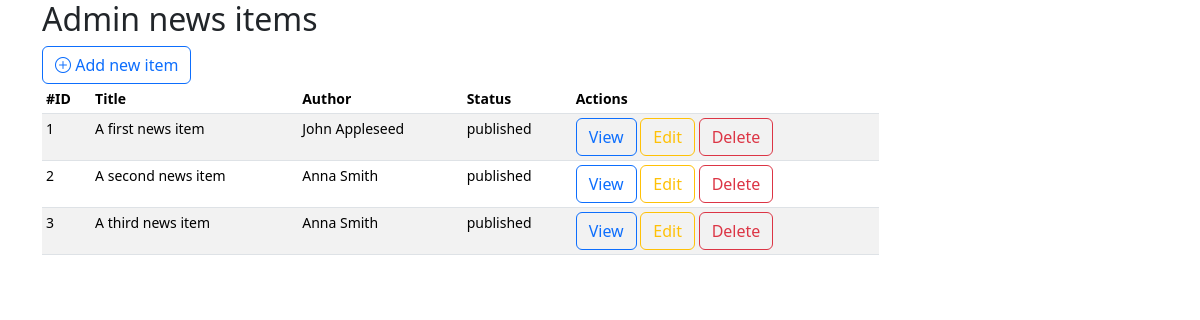
The page / on the database its author committed.
### tables this page shows
CREATE TABLE `newsitems` (
  `id` int unsigned NOT NULL AUTO_INCREMENT,
  `title` varchar(255) NOT NULL,
  `body` blob,
  `publication_date` datetime NOT NULL DEFAULT CURRENT_TIMESTAMP,
  `created_date` datetime NOT NULL DEFAULT CURRENT_TIMESTAMP,
  `update_date` datetime NOT NULL DEFAULT CURRENT_TIMESTAMP,
  `author_id` int DEFAULT NULL,
  `status` tinyint NOT NULL DEFAULT '1',
  PRIMARY KEY (`id`)
);

CREATE TABLE `authors` (
  `id` int unsigned NOT NULL AUTO_INCREMENT,
  `name` varchar(255) NOT NULL,
  PRIMARY KEY (`id`)
);

### db.inc.php (called while the page is built, shortened)
<?php
function connectToDB()
{
    $db_host = '127.0.0.1';
    $db_user = 'root';
    $db_password = 'root';
    $db_db = 'phpbasis';
    $db_port = 8889;
    try {
        $db = new PDO('mysql:host=' . $db_host . '; port=' . $db_port . '; dbname=' . $db_db, $db_user, $db_password);
    } catch (PDOException $e) {
        echo "Error!: " . $e->getMessage() . "<br />";
        die();
    }
    $db->setAttribute(PDO::ATTR_EMULATE_PREPARES, FALSE);
    return $db;
}
function getNewsItems(): array
{
    $sql = "SELECT newsitems.*, authors.name as author_name FROM newsitems
    LEFT JOIN authors
    ON newsitems.author_id = authors.id;";
    $stmt = connectToDB()->prepare($sql);
    $stmt->execute();
    return $stmt->fetchAll(PDO::FETCH_ASSOC);
}

### index.php (the view, shortened to what this page needs)
<?php
require('db.inc.php');
$items = getNewsItems();
?>
<!doctype html>
<html lang="nl">
<head>
    <link href="https://cdn.jsdelivr.net/npm/bootstrap@5.3.3/dist/css/bootstrap.min.css" rel="stylesheet">
    <link rel="stylesheet" href="https://cdn.jsdelivr.net/npm/bootstrap-icons@1.11.3/font/bootstrap-icons.css">
</head>
<body>
    <div class="container">
        <main class="col-md-9">
            <h2>Admin news items</h2>
            <a href="form.php">
                <button type="button" class="btn btn-outline-primary"><i class="bi bi-plus-circle"></i> Add new item</button></a>
            <div class="table-responsive small">
                <table class="table table-hover table-striped table-sm">
                    <thead>
                        <tr>
                            <th scope="col">#ID</th>
                            <th scope="col">Title</th>
                            <th scope="col">Author</th>
                            <th scope="col">Status</th>
                            <th scope="col">Actions</th>
                        </tr>
                    </thead>
                    <tbody>
                        <?php foreach ($items as $item): ?>
                            <tr>
                                <td><?= $item['id']; ?></td>
                                <td><?= $item['title']; ?></td>
                                <td><?= $item['author_name']; ?></td>
                                <td><?= $item['status'] ? 'published' : 'not published'; ?></td>
                                <td>
                                    <a href="index.php">
                                        <button type="button" class="btn btn-outline-primary">View</button></a>
                                    <a href="form.php?id=<?= $item['id']; ?>">
                                        <button type="button" class="btn btn-outline-warning">Edit</button></a>
                                    <a href="index.php">
                                        <button type="button" class="btn btn-outline-danger">Delete</button></a>
                                </td>
                            </tr>
                        <?php endforeach; ?>
                    </tbody>
                </table>
            </div>
        </main>
    </div>
</body>
</html>

### rows shown on the page
newsitems: id "1", title "A first news item", author.name "John Appleseed", status "published"
newsitems: id "2", title "A second news item", author.name "Anna Smith", status "published"
newsitems: id "3", title "A third news item", author.name "Anna Smith", status "published"
